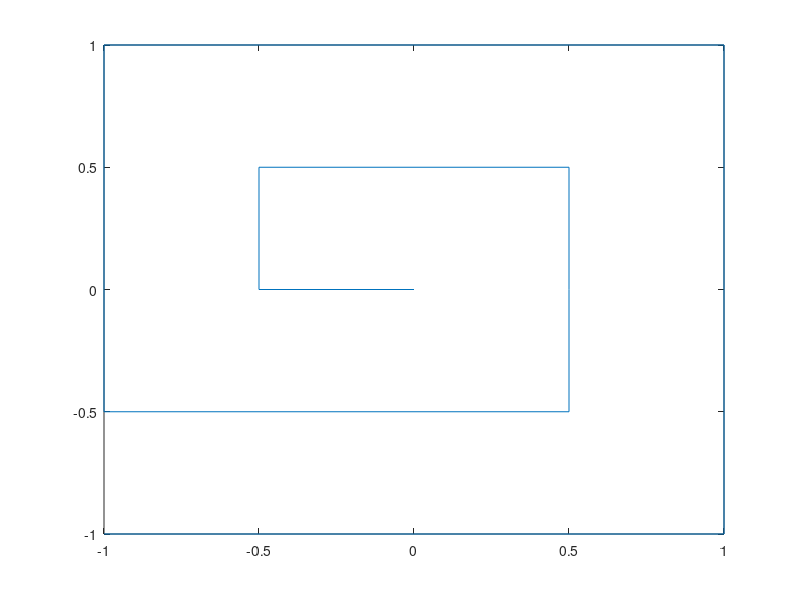

This chart was generated by the following MATLAB code: (Note: this script raises an error after producing the figure.)
clc
clear all
%%
% Numeracion local del EF serendipito rectangular de 25 nodos:
%        ^ eta
%        |
%        |
% 13---12--11--10---9
%  |   |   |   |
% 14--23--22--21----8
%  |   |   |   |
% 15--24--25--20----7
%  |   |   |   |      ----> xi
% 16--17--18--19----6
%  |   |   |   |
%  1---2---3---4----5

% Coordenadas de los nodos
xnod = [ ...
%  xi   eta     % nodo   
   -1    -1     %  1
   -1/2  -1     %  2
    0    -1     %  3
    1/2  -1     %  4
    1    -1     %  5
    1   -1/2    %  6
    1    0      %  7
    1    1/2    %  8
    1    1      %  9
    1/2  1      % 10
    0    1      % 11
   -1/2  1      % 12
   -1    1      % 13
   -1    1/2    % 14
   -1    0      % 15
   -1   -1/2    % 16
   -1/2 -1/2    % 17
    0   -1/2    % 18
    1/2 -1/2    % 19
    1/2  0      % 20
    1/2  1/2    % 21
    0    1/2    % 22
   -1/2  1/2    % 23
   -1/2  0      % 24
    0    0];    % 25


nno = size(xnod, 1);
plot(xnod(:,1),xnod(:,2))
%% Se define la cuadratura de Gauss Legendre a utilizar
n_gl = 5;
[x_gl, w_gl]  = gausslegendre_quad(n_gl);
x_gl = sym(x_gl);
%% numero de terminos del polinomio interpolador
nterm = 25; % 1   xi_gl   eta_gl   xi_gl*eta_gl
%%  Se define la matriz A1
A1 = sym(zeros(n_gl*n_gl,nterm));
i = 0;
for p = 1:n_gl
   for q = 1:n_gl
      i = i+1;
      xi_gl  = x_gl(p);
      eta_gl = x_gl(q);
      %A1(i,:) = [ 1 xi_gl eta_gl xi_gl*eta_gl ];%% 4 terminios
      %A1(i,:) = [ 1 xi_gl eta_gl xi_gl^2 xi_gl*eta_gl eta_gl^2 xi_gl^2*eta_gl xi_gl*eta_gl^2 xi_gl^2*eta_gl^2];%% 9 terminios
      
     %A1(i,:) = [ 1 xi_gl eta_gl xi_gl^2 xi_gl*eta_gl eta_gl^2];%% 6 terminios 
     A1(i,:) = [       1,...
                 xi_gl, eta_gl,...
          xi_gl^2, xi_gl*eta_gl, eta_gl^2,...
        xi_gl^3, xi_gl^2*eta_gl, xi_gl*eta_gl^2,eta_gl^3,...
    xi_gl^4,xi_gl^3*eta_gl, xi_gl^2*eta_gl^2, xi_gl*eta_gl^3,eta_gl^4,...
    xi_gl^4*eta_gl, xi_gl^3*eta_gl^2, xi_gl^2*eta_gl^3, xi_gl*eta_gl^4,...
        xi_gl^4*eta_gl^2, xi_gl^3*eta_gl^3 xi_gl^2*eta_gl^4,...
                 xi_gl^4*eta_gl^3, xi_gl^3*eta_gl^4,...
                    xi_gl^4*eta_gl^4];%% 25 terminios
   end
end

%% Se define la matriz A2
A2 = sym(zeros(nno, nterm));
for i = 1:nno
      xi_gl  = xnod(i,1);
      eta_gl = xnod(i,2);      
      %A2(i,:) = [ 1 xi_gl eta_gl xi_gl*eta_gl ];
      %A2(i,:) =[ 1 xi_gl eta_gl xi_gl^2 xi_gl*eta_gl eta_gl^2];%% 6 terminios 
      %A2(i,:) =[ 1 xi_gl eta_gl xi_gl^2 xi_gl*eta_gl eta_gl^2 xi_gl^2*eta_gl xi_gl*eta_gl^2 xi_gl^2*eta_gl^2];
       A2(i,:) = [ 1,...
             xi_gl, eta_gl,...
             xi_gl^2, xi_gl*eta_gl, eta_gl^2,...
             xi_gl^3,  xi_gl^2*eta_gl, xi_gl*eta_gl^2,eta_gl^3,...
             xi_gl^4,  xi_gl^3*eta_gl, xi_gl^2*eta_gl^2, xi_gl*eta_gl^3,eta_gl^4,...
             xi_gl^4*eta_gl, xi_gl^3*eta_gl^2, xi_gl^2*eta_gl^3, xi_gl*eta_gl^4,...
             xi_gl^4*eta_gl^2, xi_gl^3*eta_gl^3, xi_gl^2*eta_gl^4,...
             xi_gl^4*eta_gl^3, xi_gl^3*eta_gl^4,...
             xi_gl^4*eta_gl^4];%% 25 terminios
      
end
        mensaje = 'EF lagrangiano rectangular de 25 nodos';   
%% Se reporta la matriz
fprintf('La matriz de interpolacion del %s es:\n', mensaje)
A = simplify(A2/A1); %= A2*inv(A1)
disp(A) 
disp('o en forma numerica:')
format long
disp(double(A))
